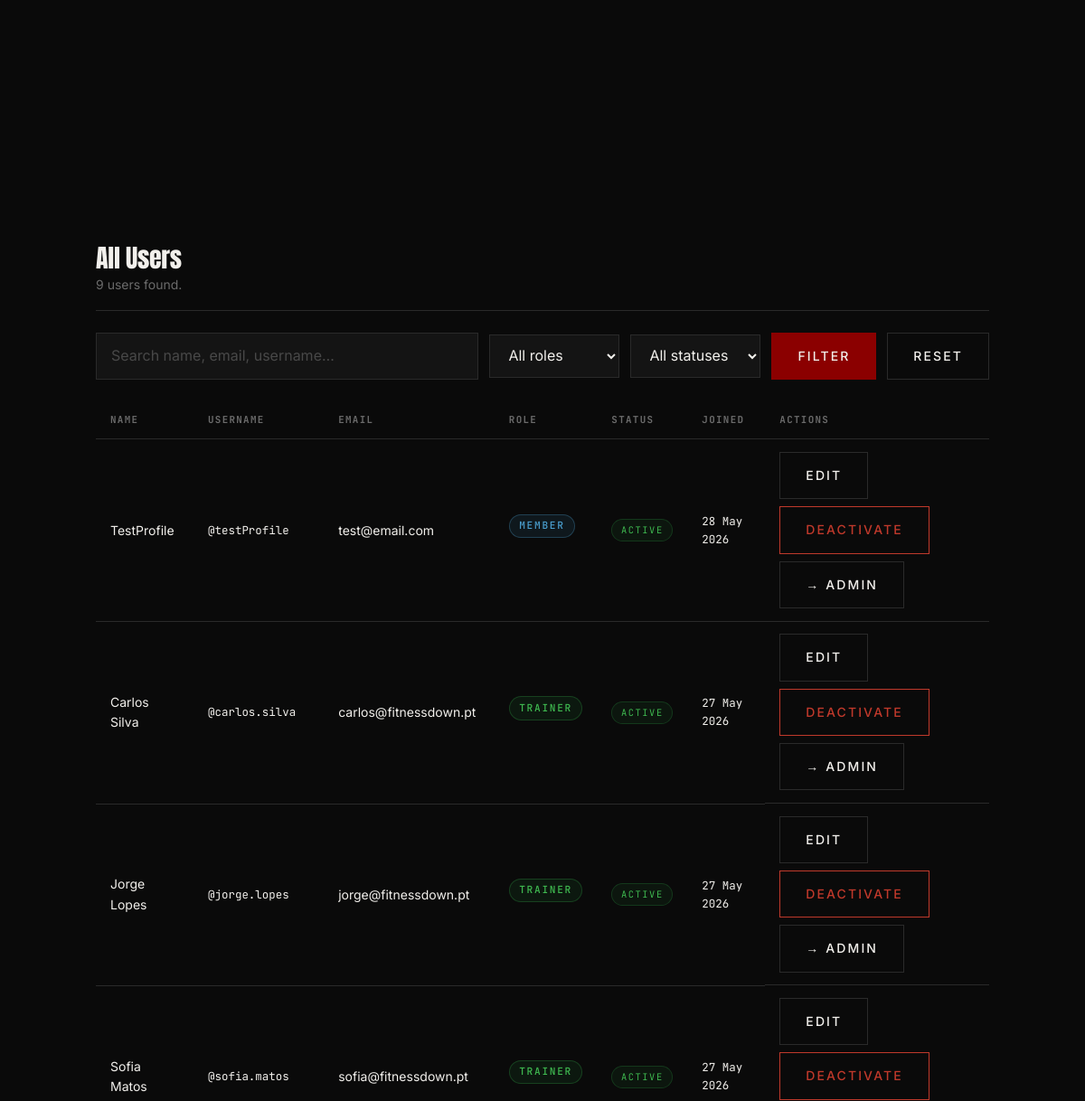
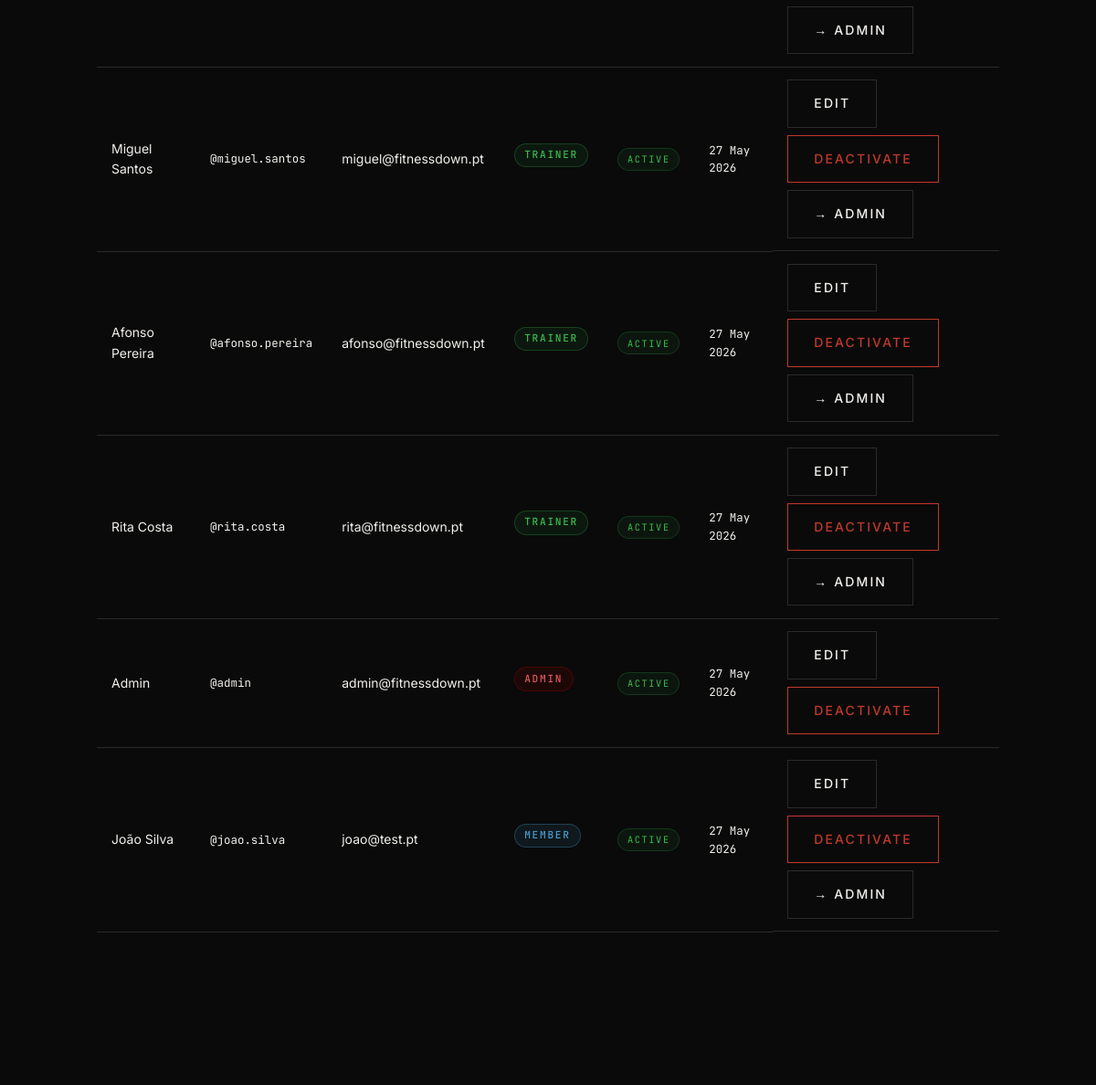
The app's page /admin/users.php (signed in, middle part), older data (2 pictures, top to bottom).
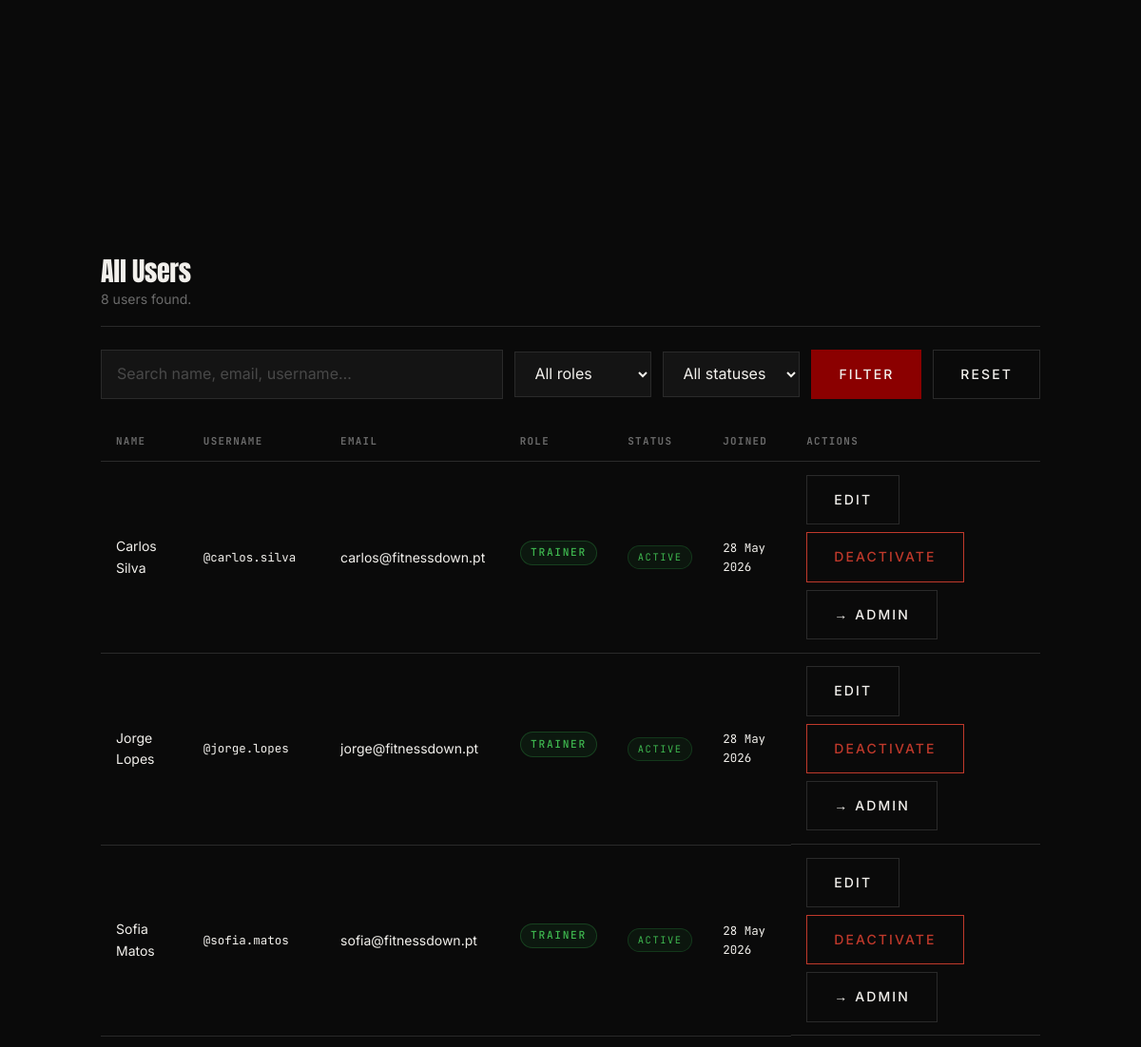
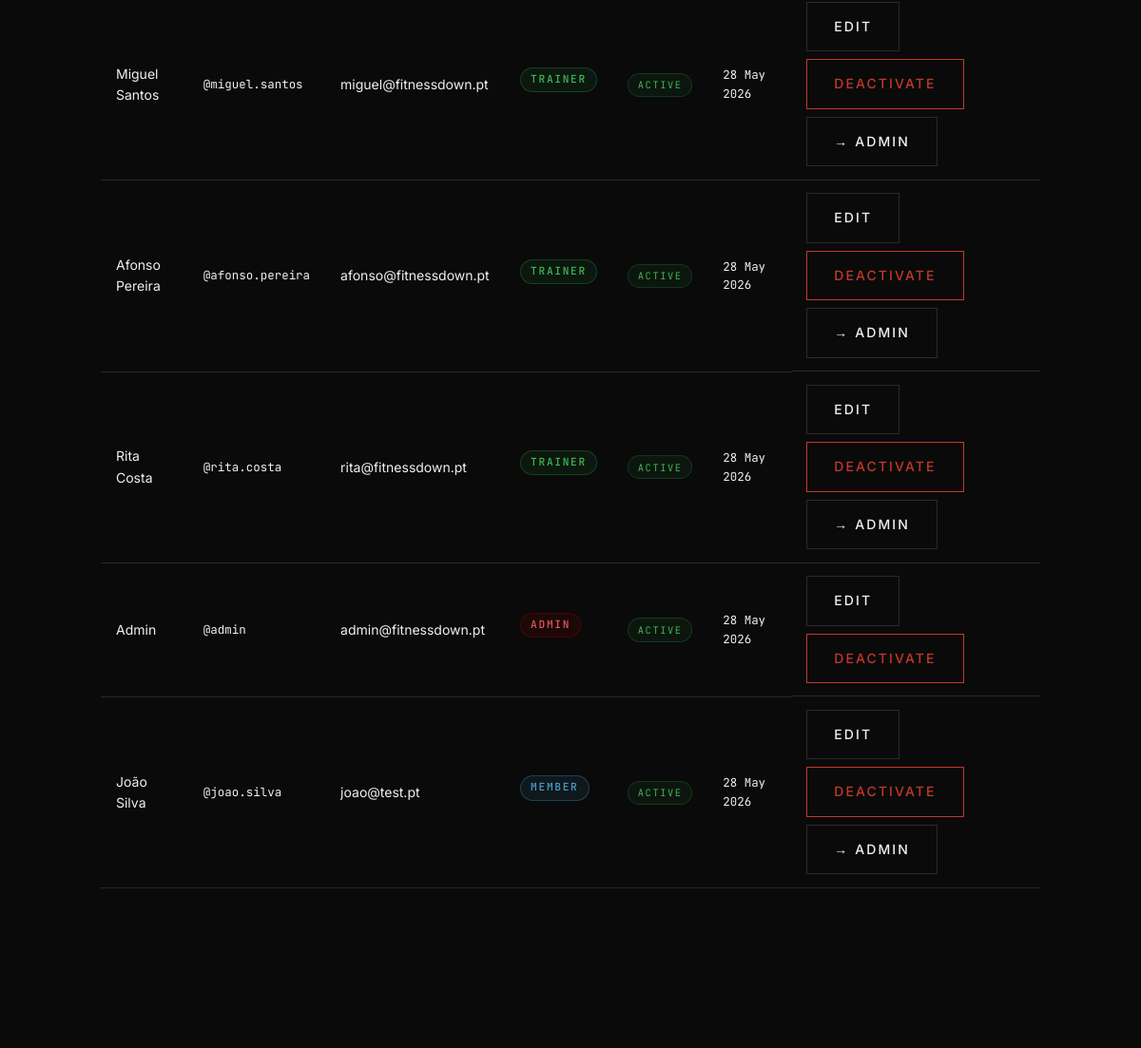
The same page, newer data (2 pictures, top to bottom).
### tables this page shows
CREATE TABLE users (
    id INTEGER PRIMARY KEY AUTOINCREMENT,
    name TEXT NOT NULL,
    email TEXT NOT NULL UNIQUE,
    username TEXT NOT NULL UNIQUE,
    password_hash TEXT NOT NULL,
    profile_photo TEXT,
    role TEXT NOT NULL CHECK (role IN ('member', 'trainer', 'admin')),
    created_at TEXT NOT NULL DEFAULT CURRENT_TIMESTAMP,
    is_active INTEGER NOT NULL DEFAULT 1
);

### includes/helper.php (called while the page is built, shortened)
<?php
function e(string $val): string {
    return htmlspecialchars($val, ENT_QUOTES | ENT_SUBSTITUTE, 'UTF-8');
}

### admin/users.php (the view, shortened to what this page needs)
<?php
$pdo      = get_db();
$admin_id = (int)$_SESSION['user_id'];
$search        = trim($_GET['q'] ?? '');
$where  = ['1=1'];
$params = [];
$sql   = "SELECT id, name, username, email, role, is_active, created_at
            FROM users
           WHERE " . implode(' AND ', $where) . "
           ORDER BY created_at DESC";
$stmt  = $pdo->prepare($sql);
$stmt->execute($params);
$users = $stmt->fetchAll();
$extra_css        = '/css/pages/admin.css';
include __DIR__ . '/../includes/header.php';
?>
<main class="admin-dashboard">
    <section class="admin-section">
    </section>
    <section class="admin-section">
        <header class="admin-section__header">
            <h2>All Users</h2>
            <p><?= count($users) ?> user<?= count($users) !== 1 ? 's' : '' ?> found.</p>
        </header>
        <form class="admin-filters" method="get" action="/admin/users.php">
            <input type="text" name="q" class="form__input admin-filters__search"
                   placeholder="Search name, email, username…"
                   value="<?= e($search) ?>">
            <select name="role" class="form__input admin-filters__select">
                <option value="">All roles</option>
            </select>
            <select name="status" class="form__input admin-filters__select">
                <option value="">All statuses</option>
            </select>
            <button type="submit" class="button button--primary">Filter</button>
            <a href="/admin/users.php" class="button button--ghost">Reset</a>
        </form>
        <?php if (empty($users)): ?>
            <p class="admin-empty">No users match your filters.</p>
        <?php else: ?>
        <div class="admin-table-wrap">
            <table class="admin-table">
                <thead>
                    <tr>
                        <th>Name</th>
                        <th>Username</th>
                        <th>Email</th>
                        <th>Role</th>
                        <th>Status</th>
                        <th>Joined</th>
                        <th>Actions</th>
                    </tr>
                </thead>
                <tbody>
                    <?php foreach ($users as $u): ?>
                    <tr class="<?= !$u['is_active'] ? 'admin-table__row--inactive' : '' ?>">
                        <td><?= e($u['name']) ?></td>
                        <td class="admin-table__mono">@<?= e($u['username']) ?></td>
                        <td><?= e($u['email']) ?></td>
                        <td>
                            <span class="profile-role-badge profile-role-badge--<?= e($u['role']) ?>">
                                <?= e(ucfirst($u['role'])) ?>
                            </span>
                        </td>
                        <td>
                            <span class="admin-status admin-status--<?= $u['is_active'] ? 'active' : 'inactive' ?>">
                                <?= $u['is_active'] ? 'Active' : 'Inactive' ?>
                            </span>
                        </td>
                        <td class="admin-table__mono"><?= e(date('d M Y', strtotime($u['created_at']))) ?></td>
                        <td class="admin-table__actions">
                            <button type="button"
                                    class="button button--ghost admin-edit-btn"
                                    data-id="<?= $u['id'] ?>"
                                    data-name="<?= e($u['name']) ?>"
                                    data-username="<?= e($u['username']) ?>"
                                    data-email="<?= e($u['email']) ?>"
                                    data-role="<?= e($u['role']) ?>">
                                Edit
                            </button>
                            <form method="post" action="/admin/users.php" style="display:inline">
                                <button type="submit"
                                        class="button <?= $u['is_active'] ? 'button--danger' : 'button--ghost' ?>"
                                        <?= $u['id'] === $admin_id ? 'disabled title="Cannot deactivate yourself"' : '' ?>>
                                    <?= $u['is_active'] ? 'Deactivate' : 'Reactivate' ?>
                                </button>
                            </form>
                            <?php if ($u['role'] !== 'admin'): ?>
                            <form method="post" action="/admin/users.php" style="display:inline">
                                <button type="submit" class="button button--ghost"
                                        onclick="return confirm('Elevate <?= e(addslashes($u['name'])) ?> to admin?')">
                                    → Admin
                                </button>
                            </form>
                            <?php endif; ?>
                        </td>
                    </tr>
                    <?php endforeach; ?>
                </tbody>
            </table>
        </div>
        <?php endif; ?>
    </section>
</main>
<?php include __DIR__ . '/../includes/footer.php'; ?>

### includes/header.php (shortened to what this page needs)
<?php
$current_page = basename($_SERVER['PHP_SELF'], '.php');
?>
<!DOCTYPE html>
<html lang="en" class="page-<?= htmlspecialchars($current_page) ?>">
<head>
    <link rel="stylesheet" href="/css/main.css">
    <?php if (isset($extra_css)): ?>
        <link rel="stylesheet" href="<?= htmlspecialchars($extra_css) ?>">
    <?php endif; ?>
</head>
<body>

### includes/footer.php (shortened to what this page needs)
</body>
</html>

### css/pages/admin.css (style rules this page uses)
.admin-dashboard { max-width: 1100px; margin: 0 auto; padding: 3rem 1.5rem 6rem; display: grid; gap: 3rem; }
.admin-section { display: flex; flex-direction: column; gap: 1.5rem; }
.admin-section__header { padding-bottom: 1rem; border-bottom: 1px solid var(--border); }
.admin-section__header h2 { margin: 0 0 0.25rem; font-family: var(--font-display); font-size: 1.75rem; color: var(--text); letter-spacing: -0.01em; }
.admin-section__header p { margin: 0; font-size: var(--text-sm); color: var(--text-muted); }
.admin-filters { display: flex; gap: 0.75rem; flex-wrap: wrap; align-items: center; }
.admin-filters__search { flex: 1; min-width: 12rem; }
.admin-filters__select { width: auto; min-width: 9rem; }
.admin-table-wrap { overflow-x: auto; }
.admin-table { width: 100%; border-collapse: collapse; font-size: var(--text-sm); }
.admin-table th { text-align: left; font-family: var(--font-mono); font-size: 0.68rem; letter-spacing: 0.12em; text-transform: uppercase; color: var(--text-muted); padding: 0.75rem 1rem; border-bottom: 1px solid var(--border); white-space: nowrap; }
.admin-table td { padding: 0.85rem 1rem; border-bottom: 1px solid var(--border); color: var(--text); vertical-align: middle; }
.admin-table__mono { font-family: var(--font-mono); font-size: 0.78rem; color: var(--text-muted); }
.admin-table__actions { display: flex; gap: 0.5rem; align-items: center; flex-wrap: wrap; }
.admin-status, .admin-equip-status { display: inline-block; font-family: var(--font-mono); font-size: 0.65rem; letter-spacing: 0.15em; text-transform: uppercase; padding: 0.2rem 0.6rem; border-radius: 2rem; }
.admin-status--active { background: rgba(46, 160, 67, 0.08); border: 1px solid rgba(46, 160, 67, 0.25); color: #3fb950; }
@media (min-width: 840px) { .admin-dashboard { padding-top: 5rem; } }

### css/base/tokens.css (style rules this page uses)
:root { --bg: #0a0a0a; --bg-surface: #141414; --bg-elevated: #1f1f1f; --text: #f2f0ec; --text-soft: #d4d4d0; --text-muted: #6b6b6b; --accent: #8b0000; --accent-hover: #a30f0f; --border: #2a2a2a; --border-strong: #6b6b6b; --font-display: "Anton", sans-serif; --font-body: "Inter", sans-serif; --font-mono: "JetBrains Mono", monospace; --text-sm: 0.875rem; --text-base: 1rem; --content-max: 1400px; }

### css/base/typography.css (style rules this page uses)
body { background-color: var(--bg); color: var(--text); font-family: var(--font-body); font-size: var(--text-base); line-height: 1.6; font-weight: 400; }
h1, h2, h3, h4, h5, h6 { font-family: var(--font-display); font-weight: 400; line-height: 1.05; color: var(--text); letter-spacing: -0.02em; }
h2 { font-size: 3.75rem; }
p { color: var(--text-soft); line-height: 1.6; text-wrap: pretty; }
a { color: inherit; transition: color 150ms cubic-bezier(0.16, 1, 0.3, 1); }

### css/components/button.css (style rules this page uses)
.button { display: inline-flex; align-items: center; justify-content: center; gap: 0.5rem; padding: 0.875rem 1.75rem; font-family: var(--font-body); font-size: var(--text-sm); font-weight: 500; letter-spacing: 0.15em; text-transform: uppercase; text-align: center; white-space: nowrap; border: 1px solid transparent; border-radius: 0; cursor: pointer; transition: background-color 250ms cubic-bezier(0.16, 1, 0.3, 1), color 250ms cubic-bezier(0.16, 1, 0.3, 1), border-color 250ms cubic-bezier(0.16, 1, 0.3, 1), transform 250ms cubic-bezier(0.16, 1, 0.3, 1); }
.button--primary { background-color: var(--accent); color: var(--text); border-color: var(--accent); }
.button--ghost { background-color: transparent; color: var(--text); border-color: var(--border); }
.button--danger { background-color: transparent; color: #c0392b; border-color: #c0392b; }

### css/components/form.css (style rules this page uses)
.form__input { width: 100%; padding: 0.75rem 1rem; font-family: var(--font-body); font-size: var(--text-base); color: var(--text); background-color: var(--bg-surface); border: 1px solid var(--border); border-radius: 0; transition: border-color 150ms cubic-bezier(0.16, 1, 0.3, 1), background-color 150ms cubic-bezier(0.16, 1, 0.3, 1); }
.form__input::placeholder { color: var(--text-muted); opacity: 0.6; }

### css/pages/home.css (style rules this page uses)
main>section { padding: 5rem 1.5rem; max-width: var(--content-max); margin: 0 auto; }
@media (min-width: 48rem) { main>section { padding: 7rem 2rem; } }

Row changes from the older to the newer data that the page shows:
removed users: name "TestProfile", username "testProfile", email "test@email.com", role "MEMBER", is_active "ACTIVE", created_at "28 May 2026"
changed users "Carlos Silva": created_at "27 May 2026" → "28 May 2026"
changed users "Jorge Lopes": created_at "27 May 2026" → "28 May 2026"
changed users "Sofia Matos": created_at "27 May 2026" → "28 May 2026"
changed users "Miguel Santos": created_at "27 May 2026" → "28 May 2026"
changed users "Afonso Pereira": created_at "27 May 2026" → "28 May 2026"
changed users "Rita Costa": created_at "27 May 2026" → "28 May 2026"
changed users "Admin": created_at "27 May 2026" → "28 May 2026"
changed users "João Silva": created_at "27 May 2026" → "28 May 2026"
Text that changed along with them:
count($users): "9" → "8"
